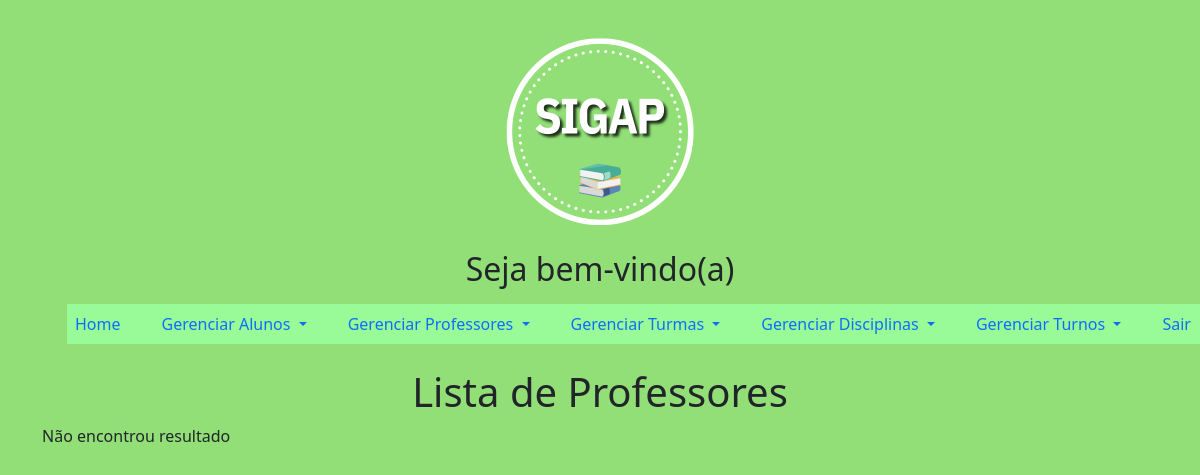
Before: /principalAdmin.php?page=listarProfessores with the older database file.
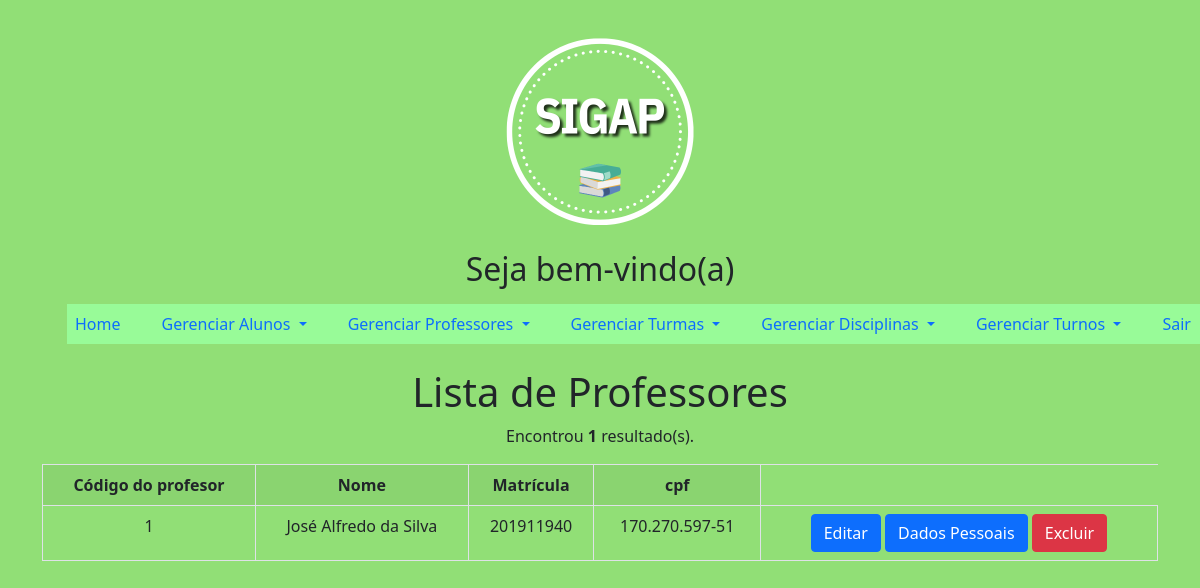
After: the same page with the newer database file.
### tables this page shows
CREATE TABLE `professores` (
  `idProfessores` int(11) NOT NULL,
  `nome` varchar(45) NOT NULL,
  `matrícula` varchar(11) NOT NULL,
  `senha` varchar(45) NOT NULL,
  `cpf` varchar(20) NOT NULL,
  `telefone` varchar(20) NOT NULL
);

### listarProfessores.php (the view)
<?php
	$sql = "SELECT * FROM professores";
	$res = $mysqli->query($sql);
	$qtd = $res->num_rows;
?>
    <div class="row">
        <div class="col-12">
            <h1>Lista de Professores</h1>
        </div>
		<?php
        if($qtd > 0){
		print "<p>Encontrou <b>$qtd</b> resultado(s).</p>";
		print "<table class='table table-bordered table-striped table-hover'>";
		print "<tr>";
		print "<th>Código do profesor</th>";
		print "<th>Nome</th>";
		print "<th>Matrícula</th>";
		print "<th>cpf</th>";
		print "</tr>";
		while($row = $res->fetch_object()){
			print "<tr>";
			print "<td>".$row->idProfessores."</td>";
			print "<td>".$row->nome."</td>";
			print "<td>".$row->matrícula."</td>";
			print "<td>".$row->cpf."</td>";
			print "<td>
					 <button onclick=\"location.href='?page=editarProfessores&idProfessores=".$row->idProfessores."';\" class='btn btn-primary'>Editar</button>
					 <button onclick=\"location.href='?page=infoProfessor&idProfessores=".$row->idProfessores."';\" class='btn btn-primary'>Dados Pessoais</button>
					 <button onclick=\"if(confirm('Tem certeza que deseja excluir?')){location.href='?page=salvarProfessores&acao=excluir&idProfessores=".$row->idProfessores."';}else{false;}\"  class='btn btn-danger'>Excluir</button>
			       </td>";
			print "</tr>";
		}
		print "</table>";
	}else{
		print "Não encontrou resultado";
	}
	?>

Changed rows visible on the page:
added professores: idProfessores "1", nome "José Alfredo da Silva", matrícula "201911940", cpf "170.270.597-51"
Other visible differences:
$qtd: (not shown) → "1"
text no longer shown: "Não encontrou resultado"
text now shown: "Encontrou resultado(s). Código do profesor Nome Matrícula cpf"
